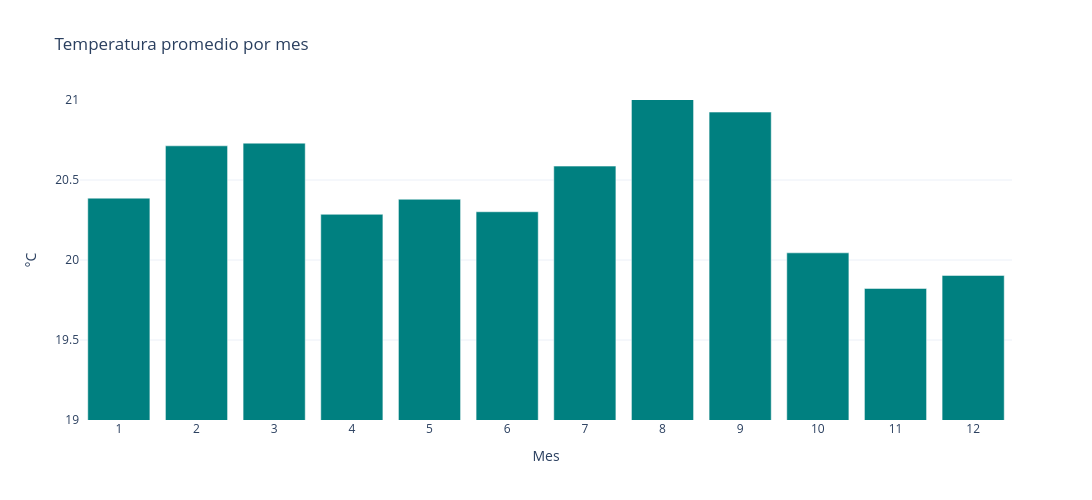

The cell this chart's notebook holds for it:
### Markdown cell above
## Paso 6 — Estacionalidad y outliers con `groupby` y boxplot (como el Caso 4)

### Code cell
# Climatología mensual
clim = bog.groupby(bog["FECHA"].dt.month)["TEMP"].mean().reset_index()
clim.columns = ["Mes", "TEMP"]

fig = px.bar(
    clim,
    x="Mes",
    y="TEMP",
    title="Temperatura promedio por mes",
    labels={
        "Mes": "Mes",
        "TEMP": "°C"
    }
)

fig.update_traces(marker_color="teal")

fig.update_layout(
    template="plotly_white",
    width=1100,
    height=500,
    showlegend=False
)

fig.update_yaxes(range=[19, 21])
fig.update_xaxes(
    tickmode="array",
    tickvals=list(range(1, 13)),
    ticktext=[str(i) for i in range(1, 13)]
)

fig.show()


print("Diferencia cálido-frío:", round(clim["TEMP"].max() - clim["TEMP"].min(), 2))

### Figure 1 — Plotly figure (JSON) as saved in the notebook; plotly's stock layout.template omitted (floating-point values rounded to 4 significant figures)
{"data": [{"hovertemplate": "Mes=%{x}<br>°C=%{y}<extra></extra>", "legendgroup": "", "marker": {"color": "teal", "pattern": {"shape": ""}}, "name": "", "orientation": "v", "showlegend": false, "textposition": "auto", "type": "bar", "x": [1, 2, 3, 4, 5, 6, 7, 8, 9, 10, 11, 12], "xaxis": "x", "y": [20.39, 20.71, 20.73, 20.29, 20.38, 20.3, 20.59, 21.11, 20.92, 20.04, 19.82, 19.9], "yaxis": "y"}], "layout": {"barmode": "relative", "height": 500, "legend": {"tracegroupgap": 0}, "showlegend": false, "title": {"text": "Temperatura promedio por mes"}, "width": 1100, "xaxis": {"anchor": "y", "domain": [0, 1], "tickmode": "array", "ticktext": ["1", "2", "3", "4", "5", "6", "7", "8", "9", "10", "11", "12"], "tickvals": [1, 2, 3, 4, 5, 6, 7, 8, 9, 10, 11, 12], "title": {"text": "Mes"}}, "yaxis": {"anchor": "x", "domain": [0, 1], "range": [19, 21], "title": {"text": "°C"}}}}
